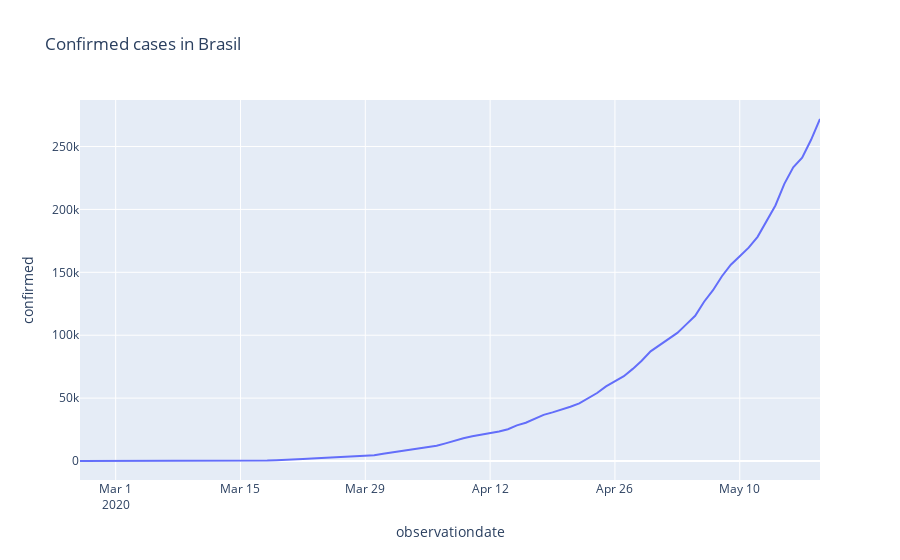

Notebook source saved alongside this figure:
### Markdown cell above
# Casos confirmados

### Code cell
# Gráfico da evolução de casos confirmados
px.line(brasil, 'observationdate', 'confirmed', title='Confirmed cases in Brasil')
